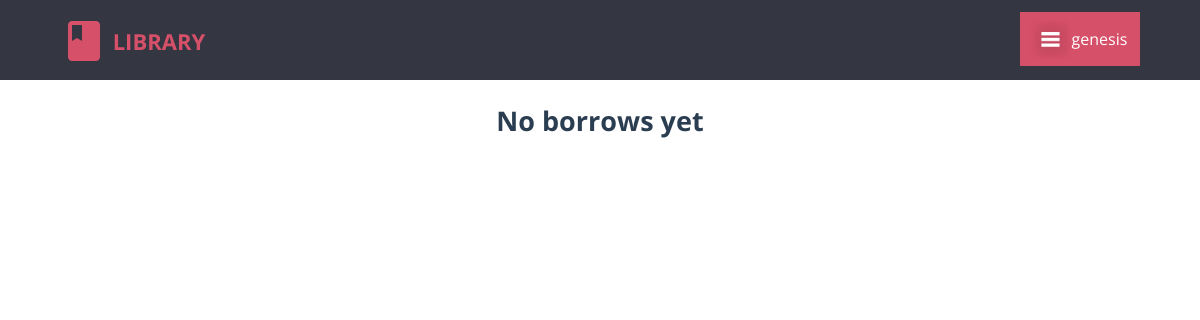
Page /librarian/history.php (signed in) on the earlier database version.
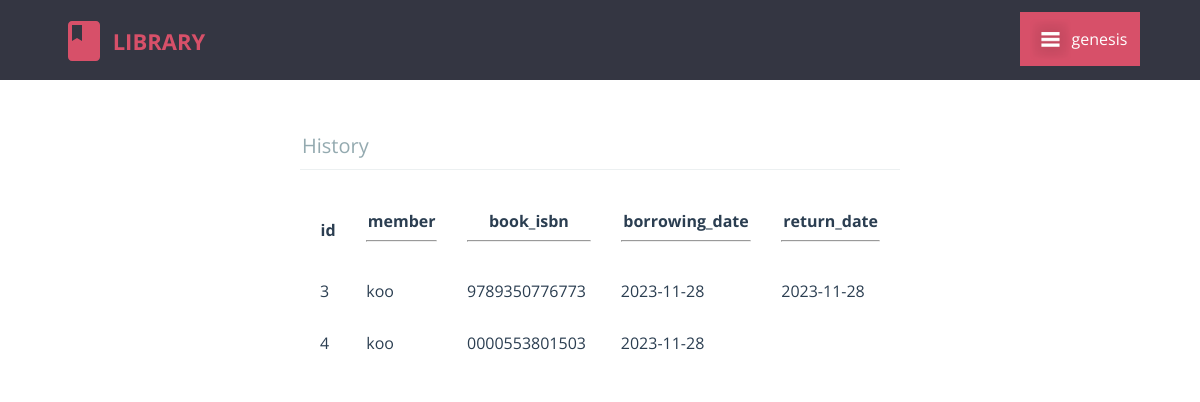
Same page on the later database version.
### tables this page shows
CREATE TABLE `book_history_log` (
  `history_id` int(11) NOT NULL,
  `member` varchar(20) NOT NULL,
  `book_isbn` varchar(13) NOT NULL,
  `borrowing_date` date NOT NULL,
  `return_date` date DEFAULT NULL
);

### src/librarian/history.php (the view, shortened to what this page needs)
<?php
	require "../db_connect.php";
	require "header_librarian.php";
?>
<html>
	<head>
		<link rel="stylesheet" type="text/css" href="../css/global_styles.css" />
		<link rel="stylesheet" type="text/css" href="../css/form_styles.css" />
		<link rel="stylesheet" href="css/update_copies_style.css">
	</head>
	<body>
		<?php
		$query = $con->prepare("SELECT * FROM book_history_log  ");
        $query->execute();
        $result = $query->get_result();
        $rows = mysqli_num_rows($result);
        if($rows == 0)
            echo "<h2 align='center'>No borrows yet</h2>";
        else
        {
            echo "<form class='cd-form' method='POST' action='#'>";
            echo "<legend>History</legend>";
            echo "<table width='100%' cellpadding=10 cellspacing=10>";
            echo "<tr>
                    <th>id </th>
                    <th>member<hr></th>
                    <th>book_isbn<hr></th>
                    <th>borrowing_date<hr></th>
                    <th>return_date<hr></th>
                </tr>";
            for($i=0; $i<$rows; $i++)
            {
                $row = mysqli_fetch_array($result);
                echo "<tr>";
                for($j=0; $j<5; $j++)
                    echo "<td>".$row[$j]."</td>";
                echo "</tr>";
            }
            echo "</table>";
            echo "</form>";
        }
			?>
	</body>
</html>

Differences in the rows shown:
added book_history_log: history_id "3", member "koo", book_isbn "9789350776773", borrowing_date "2023-11-28", return_date "2023-11-28"
added book_history_log: history_id "4", member "koo", book_isbn "0000553801503", borrowing_date "2023-11-28"
Other differences:
text no longer shown: "No borrows yet"
text now shown: "History id member book_isbn borrowing_date return_date"
